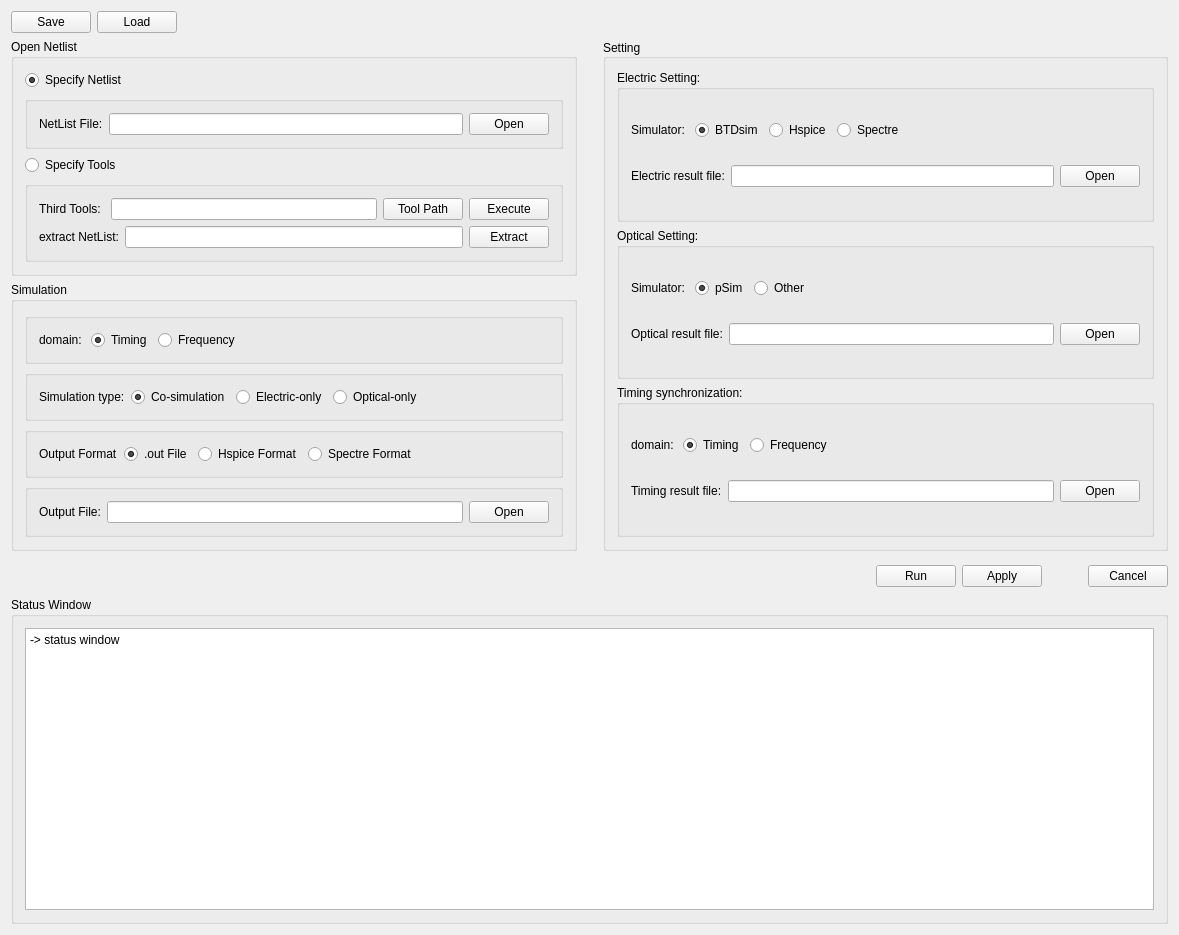
<?xml version="1.0" encoding="UTF-8"?>
<ui version="4.0">
 <class>MainWindow</class>
 <widget class="QMainWindow" name="MainWindow">
  <property name="geometry">
   <rect>
    <x>0</x>
    <y>0</y>
    <width>1179</width>
    <height>935</height>
   </rect>
  </property>
  <property name="windowTitle">
   <string>BTD Electric&amp;Optical</string>
  </property>
  <widget class="QWidget" name="centralWidget">
   <layout class="QGridLayout" name="gridLayout_11">
    <item row="0" column="0">
     <layout class="QVBoxLayout" name="verticalLayout_7">
      <item>
       <layout class="QHBoxLayout" name="horizontalLayout_2">
        <item>
         <widget class="QPushButton" name="btn_save">
          <property name="text">
           <string>Save</string>
          </property>
         </widget>
        </item>
        <item>
         <widget class="QPushButton" name="btn_Load">
          <property name="text">
           <string>Load</string>
          </property>
         </widget>
        </item>
        <item>
         <spacer name="horizontalSpacer_3">
          <property name="orientation">
           <enum>Qt::Horizontal</enum>
          </property>
          <property name="sizeHint" stdset="0">
           <size>
            <width>40</width>
            <height>20</height>
           </size>
          </property>
         </spacer>
        </item>
       </layout>
      </item>
      <item>
       <layout class="QHBoxLayout" name="horizontalLayout">
        <item>
         <layout class="QVBoxLayout" name="verticalLayout_2">
          <item>
           <widget class="QGroupBox" name="gb_openNetlist">
            <property name="minimumSize">
             <size>
              <width>0</width>
              <height>0</height>
             </size>
            </property>
            <property name="font">
             <font>
              <weight>50</weight>
              <bold>false</bold>
             </font>
            </property>
            <property name="title">
             <string>Open Netlist </string>
            </property>
            <property name="flat">
             <bool>false</bool>
            </property>
            <layout class="QGridLayout" name="gridLayout_9">
             <item row="0" column="0">
              <layout class="QHBoxLayout" name="horizontalLayout_4">
               <item>
                <widget class="QRadioButton" name="rbtn_specifyNetlist">
                 <property name="text">
                  <string>Specify Netlist</string>
                 </property>
                 <property name="checked">
                  <bool>true</bool>
                 </property>
                </widget>
               </item>
               <item>
                <spacer name="horizontalSpacer_2">
                 <property name="orientation">
                  <enum>Qt::Horizontal</enum>
                 </property>
                 <property name="sizeType">
                  <enum>QSizePolicy::Expanding</enum>
                 </property>
                 <property name="sizeHint" stdset="0">
                  <size>
                   <width>120</width>
                   <height>20</height>
                  </size>
                 </property>
                </spacer>
               </item>
              </layout>
             </item>
             <item row="1" column="0">
              <widget class="QGroupBox" name="gb_specifyNetlist">
               <property name="title">
                <string/>
               </property>
               <layout class="QGridLayout" name="gridLayout_4">
                <item row="0" column="0">
                 <layout class="QHBoxLayout" name="horizontalLayout_18">
                  <item>
                   <widget class="QLabel" name="lb_netlistFile">
                    <property name="text">
                     <string>NetList File:</string>
                    </property>
                   </widget>
                  </item>
                  <item>
                   <widget class="QLineEdit" name="ledt_openNetlist"/>
                  </item>
                  <item>
                   <widget class="QPushButton" name="btn_openNetlist">
                    <property name="text">
                     <string>Open</string>
                    </property>
                   </widget>
                  </item>
                 </layout>
                </item>
               </layout>
              </widget>
             </item>
             <item row="2" column="0">
              <layout class="QHBoxLayout" name="horizontalLayout_9">
               <item>
                <widget class="QRadioButton" name="rbtn_specifyTools">
                 <property name="text">
                  <string>Specify Tools</string>
                 </property>
                </widget>
               </item>
               <item>
                <spacer name="horizontalSpacer_5">
                 <property name="orientation">
                  <enum>Qt::Horizontal</enum>
                 </property>
                 <property name="sizeType">
                  <enum>QSizePolicy::Expanding</enum>
                 </property>
                 <property name="sizeHint" stdset="0">
                  <size>
                   <width>120</width>
                   <height>20</height>
                  </size>
                 </property>
                </spacer>
               </item>
              </layout>
             </item>
             <item row="3" column="0">
              <widget class="QGroupBox" name="gb_specifyTools">
               <property name="title">
                <string/>
               </property>
               <layout class="QGridLayout" name="gridLayout_5">
                <item row="0" column="0">
                 <layout class="QHBoxLayout" name="horizontalLayout_10">
                  <item>
                   <widget class="QLabel" name="lb_thirdTools">
                    <property name="enabled">
                     <bool>true</bool>
                    </property>
                    <property name="text">
                     <string>Third Tools: </string>
                    </property>
                   </widget>
                  </item>
                  <item>
                   <widget class="QLineEdit" name="ledt_execToolPath"/>
                  </item>
                  <item>
                   <widget class="QPushButton" name="btn_execToolBrower">
                    <property name="enabled">
                     <bool>true</bool>
                    </property>
                    <property name="text">
                     <string>Tool Path</string>
                    </property>
                   </widget>
                  </item>
                  <item>
                   <widget class="QPushButton" name="btn_execTools">
                    <property name="enabled">
                     <bool>true</bool>
                    </property>
                    <property name="text">
                     <string>Execute</string>
                    </property>
                   </widget>
                  </item>
                 </layout>
                </item>
                <item row="1" column="0">
                 <layout class="QHBoxLayout" name="horizontalLayout_6">
                  <item>
                   <widget class="QLabel" name="lb_extractNetlist">
                    <property name="enabled">
                     <bool>true</bool>
                    </property>
                    <property name="text">
                     <string>extract NetList:</string>
                    </property>
                   </widget>
                  </item>
                  <item>
                   <widget class="QLineEdit" name="ledt_extractNetlist">
                    <property name="enabled">
                     <bool>true</bool>
                    </property>
                    <property name="text">
                     <string/>
                    </property>
                   </widget>
                  </item>
                  <item>
                   <widget class="QPushButton" name="btn_extractNetlist">
                    <property name="enabled">
                     <bool>true</bool>
                    </property>
                    <property name="text">
                     <string>Extract</string>
                    </property>
                   </widget>
                  </item>
                 </layout>
                </item>
               </layout>
              </widget>
             </item>
            </layout>
           </widget>
          </item>
          <item>
           <widget class="QGroupBox" name="gb_simulation">
            <property name="font">
             <font>
              <weight>50</weight>
              <bold>false</bold>
             </font>
            </property>
            <property name="title">
             <string>Simulation</string>
            </property>
            <property name="flat">
             <bool>false</bool>
            </property>
            <layout class="QGridLayout" name="gridLayout_8">
             <item row="0" column="0">
              <widget class="QGroupBox" name="gb_simulationDomain">
               <property name="title">
                <string/>
               </property>
               <layout class="QGridLayout" name="gridLayout_7">
                <item row="0" column="0">
                 <layout class="QHBoxLayout" name="horizontalLayout_19">
                  <item>
                   <widget class="QLabel" name="lb_domain">
                    <property name="text">
                     <string>domain: </string>
                    </property>
                   </widget>
                  </item>
                  <item>
                   <widget class="QRadioButton" name="rbtn_domainTiming">
                    <property name="text">
                     <string>Timing</string>
                    </property>
                    <property name="checked">
                     <bool>true</bool>
                    </property>
                   </widget>
                  </item>
                  <item>
                   <widget class="QRadioButton" name="rbtn_domainFrequency">
                    <property name="text">
                     <string>Frequency</string>
                    </property>
                   </widget>
                  </item>
                  <item>
                   <spacer name="horizontalSpacer_11">
                    <property name="orientation">
                     <enum>Qt::Horizontal</enum>
                    </property>
                    <property name="sizeType">
                     <enum>QSizePolicy::Expanding</enum>
                    </property>
                    <property name="sizeHint" stdset="0">
                     <size>
                      <width>120</width>
                      <height>20</height>
                     </size>
                    </property>
                   </spacer>
                  </item>
                 </layout>
                </item>
               </layout>
              </widget>
             </item>
             <item row="1" column="0">
              <widget class="QGroupBox" name="gb_simulationType">
               <property name="title">
                <string/>
               </property>
               <layout class="QGridLayout" name="gridLayout">
                <item row="0" column="0">
                 <layout class="QHBoxLayout" name="horizontalLayout_15">
                  <item>
                   <widget class="QLabel" name="lb_simulationType">
                    <property name="text">
                     <string>Simulation type:</string>
                    </property>
                   </widget>
                  </item>
                  <item>
                   <widget class="QRadioButton" name="rbtn_simulTypeCoSimule">
                    <property name="text">
                     <string>Co-simulation</string>
                    </property>
                    <property name="checked">
                     <bool>true</bool>
                    </property>
                   </widget>
                  </item>
                  <item>
                   <widget class="QRadioButton" name="rbtn_simuTypeElectOnly">
                    <property name="text">
                     <string>Electric-only</string>
                    </property>
                   </widget>
                  </item>
                  <item>
                   <widget class="QRadioButton" name="rbtn_simuTypeOpticalOnly">
                    <property name="text">
                     <string>Optical-only</string>
                    </property>
                   </widget>
                  </item>
                  <item>
                   <spacer name="horizontalSpacer_10">
                    <property name="orientation">
                     <enum>Qt::Horizontal</enum>
                    </property>
                    <property name="sizeType">
                     <enum>QSizePolicy::Expanding</enum>
                    </property>
                    <property name="sizeHint" stdset="0">
                     <size>
                      <width>120</width>
                      <height>20</height>
                     </size>
                    </property>
                   </spacer>
                  </item>
                 </layout>
                </item>
               </layout>
              </widget>
             </item>
             <item row="2" column="0">
              <widget class="QGroupBox" name="gb_outformat">
               <property name="title">
                <string/>
               </property>
               <layout class="QGridLayout" name="gridLayout_2">
                <item row="0" column="0">
                 <layout class="QHBoxLayout" name="horizontalLayout_8">
                  <item>
                   <widget class="QLabel" name="lb_outputFormat">
                    <property name="text">
                     <string>Output Format</string>
                    </property>
                   </widget>
                  </item>
                  <item>
                   <widget class="QRadioButton" name="rbtn_outFileFormat">
                    <property name="text">
                     <string>.out File</string>
                    </property>
                    <property name="checked">
                     <bool>true</bool>
                    </property>
                   </widget>
                  </item>
                  <item>
                   <widget class="QRadioButton" name="rbtn_hspiceFormat">
                    <property name="text">
                     <string>Hspice Format</string>
                    </property>
                   </widget>
                  </item>
                  <item>
                   <widget class="QRadioButton" name="rbtn_spectreFormat">
                    <property name="text">
                     <string>Spectre Format</string>
                    </property>
                   </widget>
                  </item>
                  <item>
                   <spacer name="horizontalSpacer_4">
                    <property name="orientation">
                     <enum>Qt::Horizontal</enum>
                    </property>
                    <property name="sizeType">
                     <enum>QSizePolicy::Expanding</enum>
                    </property>
                    <property name="sizeHint" stdset="0">
                     <size>
                      <width>120</width>
                      <height>20</height>
                     </size>
                    </property>
                   </spacer>
                  </item>
                 </layout>
                </item>
               </layout>
              </widget>
             </item>
             <item row="3" column="0">
              <widget class="QGroupBox" name="gb_outputfile">
               <property name="title">
                <string/>
               </property>
               <layout class="QGridLayout" name="gridLayout_3">
                <item row="0" column="0">
                 <layout class="QHBoxLayout" name="horizontalLayout_3">
                  <item>
                   <widget class="QLabel" name="lb_outputFile">
                    <property name="text">
                     <string>Output File:</string>
                    </property>
                   </widget>
                  </item>
                  <item>
                   <widget class="QLineEdit" name="ledt_outputFile"/>
                  </item>
                  <item>
                   <widget class="QPushButton" name="btn_outputFile">
                    <property name="text">
                     <string>Open</string>
                    </property>
                   </widget>
                  </item>
                 </layout>
                </item>
               </layout>
              </widget>
             </item>
            </layout>
           </widget>
          </item>
         </layout>
        </item>
        <item>
         <spacer name="horizontalSpacer_12">
          <property name="orientation">
           <enum>Qt::Horizontal</enum>
          </property>
          <property name="sizeType">
           <enum>QSizePolicy::Fixed</enum>
          </property>
          <property name="sizeHint" stdset="0">
           <size>
            <width>20</width>
            <height>20</height>
           </size>
          </property>
         </spacer>
        </item>
        <item>
         <layout class="QVBoxLayout" name="verticalLayout">
          <item>
           <widget class="QGroupBox" name="gb_settings">
            <property name="sizePolicy">
             <sizepolicy hsizetype="Expanding" vsizetype="Expanding">
              <horstretch>0</horstretch>
              <verstretch>0</verstretch>
             </sizepolicy>
            </property>
            <property name="minimumSize">
             <size>
              <width>0</width>
              <height>0</height>
             </size>
            </property>
            <property name="font">
             <font>
              <weight>50</weight>
              <bold>false</bold>
             </font>
            </property>
            <property name="title">
             <string>Setting</string>
            </property>
            <property name="alignment">
             <set>Qt::AlignLeading|Qt::AlignLeft|Qt::AlignVCenter</set>
            </property>
            <layout class="QGridLayout" name="gridLayout_10">
             <item row="1" column="0">
              <widget class="QGroupBox" name="groupBox_6">
               <property name="title">
                <string>Optical Setting: </string>
               </property>
               <layout class="QVBoxLayout" name="verticalLayout_4">
                <item>
                 <layout class="QHBoxLayout" name="horizontalLayout_12">
                  <item>
                   <widget class="QLabel" name="lb_opticalSetSimulator">
                    <property name="text">
                     <string>Simulator: </string>
                    </property>
                   </widget>
                  </item>
                  <item>
                   <widget class="QRadioButton" name="rbtn_opticalSetSimulatorPsim">
                    <property name="text">
                     <string>pSim</string>
                    </property>
                    <property name="checked">
                     <bool>true</bool>
                    </property>
                   </widget>
                  </item>
                  <item>
                   <widget class="QRadioButton" name="rbtn_opticalSetSimulatorOther">
                    <property name="text">
                     <string>Other</string>
                    </property>
                   </widget>
                  </item>
                  <item>
                   <spacer name="horizontalSpacer_8">
                    <property name="orientation">
                     <enum>Qt::Horizontal</enum>
                    </property>
                    <property name="sizeType">
                     <enum>QSizePolicy::Expanding</enum>
                    </property>
                    <property name="sizeHint" stdset="0">
                     <size>
                      <width>120</width>
                      <height>20</height>
                     </size>
                    </property>
                   </spacer>
                  </item>
                 </layout>
                </item>
                <item>
                 <layout class="QHBoxLayout" name="horizontalLayout_16">
                  <item>
                   <widget class="QLabel" name="lb_opticalResFile">
                    <property name="text">
                     <string>Optical result file:</string>
                    </property>
                   </widget>
                  </item>
                  <item>
                   <widget class="QLineEdit" name="ledt_opticalResFile"/>
                  </item>
                  <item>
                   <widget class="QPushButton" name="btn_opticalResFileOpen">
                    <property name="text">
                     <string>Open</string>
                    </property>
                   </widget>
                  </item>
                 </layout>
                </item>
               </layout>
              </widget>
             </item>
             <item row="0" column="0">
              <widget class="QGroupBox" name="groupBox_5">
               <property name="minimumSize">
                <size>
                 <width>300</width>
                 <height>0</height>
                </size>
               </property>
               <property name="title">
                <string>Electric Setting: </string>
               </property>
               <layout class="QVBoxLayout" name="verticalLayout_3">
                <item>
                 <layout class="QHBoxLayout" name="horizontalLayout_11">
                  <item>
                   <widget class="QLabel" name="lb_setElectricSimulator">
                    <property name="text">
                     <string>Simulator: </string>
                    </property>
                   </widget>
                  </item>
                  <item>
                   <widget class="QRadioButton" name="rbtn_BTDsim">
                    <property name="text">
                     <string>BTDsim</string>
                    </property>
                    <property name="checked">
                     <bool>true</bool>
                    </property>
                   </widget>
                  </item>
                  <item>
                   <widget class="QRadioButton" name="rbtn_Hspice">
                    <property name="text">
                     <string>Hspice</string>
                    </property>
                   </widget>
                  </item>
                  <item>
                   <widget class="QRadioButton" name="rbtn_Spectre">
                    <property name="text">
                     <string>Spectre</string>
                    </property>
                   </widget>
                  </item>
                  <item>
                   <spacer name="horizontalSpacer_6">
                    <property name="orientation">
                     <enum>Qt::Horizontal</enum>
                    </property>
                    <property name="sizeType">
                     <enum>QSizePolicy::Expanding</enum>
                    </property>
                    <property name="sizeHint" stdset="0">
                     <size>
                      <width>120</width>
                      <height>20</height>
                     </size>
                    </property>
                   </spacer>
                  </item>
                 </layout>
                </item>
                <item>
                 <layout class="QHBoxLayout" name="horizontalLayout_14">
                  <item>
                   <widget class="QLabel" name="lb_electricResFile">
                    <property name="text">
                     <string>Electric result file:</string>
                    </property>
                   </widget>
                  </item>
                  <item>
                   <widget class="QLineEdit" name="ledt_electricResFile">
                    <property name="minimumSize">
                     <size>
                      <width>0</width>
                      <height>0</height>
                     </size>
                    </property>
                   </widget>
                  </item>
                  <item>
                   <widget class="QPushButton" name="btn_electricResFileOpen">
                    <property name="text">
                     <string>Open</string>
                    </property>
                   </widget>
                  </item>
                 </layout>
                </item>
               </layout>
              </widget>
             </item>
             <item row="2" column="0">
              <widget class="QGroupBox" name="groupBox_7">
               <property name="title">
                <string>Timing synchronization:</string>
               </property>
               <layout class="QVBoxLayout" name="verticalLayout_5">
                <item>
                 <layout class="QHBoxLayout" name="horizontalLayout_13">
                  <item>
                   <widget class="QLabel" name="lb_timeSyncDomain">
                    <property name="text">
                     <string>domain: </string>
                    </property>
                   </widget>
                  </item>
                  <item>
                   <widget class="QRadioButton" name="rbtn_timeSyncDomainTiming">
                    <property name="text">
                     <string>Timing</string>
                    </property>
                    <property name="checked">
                     <bool>true</bool>
                    </property>
                   </widget>
                  </item>
                  <item>
                   <widget class="QRadioButton" name="rbtn_timeSyncDomainFrequen">
                    <property name="text">
                     <string>Frequency</string>
                    </property>
                   </widget>
                  </item>
                  <item>
                   <spacer name="horizontalSpacer_9">
                    <property name="orientation">
                     <enum>Qt::Horizontal</enum>
                    </property>
                    <property name="sizeType">
                     <enum>QSizePolicy::Expanding</enum>
                    </property>
                    <property name="sizeHint" stdset="0">
                     <size>
                      <width>120</width>
                      <height>20</height>
                     </size>
                    </property>
                   </spacer>
                  </item>
                 </layout>
                </item>
                <item>
                 <layout class="QHBoxLayout" name="horizontalLayout_17">
                  <item>
                   <widget class="QLabel" name="lb_timeSyncDomainResFile">
                    <property name="text">
                     <string>Timing result file:</string>
                    </property>
                   </widget>
                  </item>
                  <item>
                   <widget class="QLineEdit" name="ledt_timeSyncDomainResFile"/>
                  </item>
                  <item>
                   <widget class="QPushButton" name="btn_timeSyncDomainResFileOpen">
                    <property name="text">
                     <string>Open</string>
                    </property>
                   </widget>
                  </item>
                 </layout>
                </item>
               </layout>
              </widget>
             </item>
            </layout>
           </widget>
          </item>
         </layout>
        </item>
       </layout>
      </item>
      <item>
       <spacer name="verticalSpacer">
        <property name="orientation">
         <enum>Qt::Vertical</enum>
        </property>
        <property name="sizeType">
         <enum>QSizePolicy::Fixed</enum>
        </property>
        <property name="sizeHint" stdset="0">
         <size>
          <width>20</width>
          <height>8</height>
         </size>
        </property>
       </spacer>
      </item>
      <item>
       <layout class="QHBoxLayout" name="horizontalLayout_5">
        <item>
         <spacer name="horizontalSpacer_7">
          <property name="orientation">
           <enum>Qt::Horizontal</enum>
          </property>
          <property name="sizeType">
           <enum>QSizePolicy::MinimumExpanding</enum>
          </property>
          <property name="sizeHint" stdset="0">
           <size>
            <width>40</width>
            <height>20</height>
           </size>
          </property>
         </spacer>
        </item>
        <item>
         <widget class="QPushButton" name="btn_run">
          <property name="text">
           <string>Run</string>
          </property>
         </widget>
        </item>
        <item>
         <widget class="QPushButton" name="btn_apply">
          <property name="text">
           <string>Apply</string>
          </property>
         </widget>
        </item>
        <item>
         <spacer name="horizontalSpacer">
          <property name="orientation">
           <enum>Qt::Horizontal</enum>
          </property>
          <property name="sizeType">
           <enum>QSizePolicy::Minimum</enum>
          </property>
          <property name="sizeHint" stdset="0">
           <size>
            <width>40</width>
            <height>20</height>
           </size>
          </property>
         </spacer>
        </item>
        <item>
         <widget class="QPushButton" name="btn_cancel">
          <property name="text">
           <string>Cancel</string>
          </property>
         </widget>
        </item>
       </layout>
      </item>
      <item>
       <spacer name="verticalSpacer_2">
        <property name="orientation">
         <enum>Qt::Vertical</enum>
        </property>
        <property name="sizeType">
         <enum>QSizePolicy::Fixed</enum>
        </property>
        <property name="sizeHint" stdset="0">
         <size>
          <width>20</width>
          <height>4</height>
         </size>
        </property>
       </spacer>
      </item>
      <item>
       <layout class="QVBoxLayout" name="verticalLayout_6">
        <item>
         <widget class="QGroupBox" name="groupBox">
          <property name="title">
           <string>Status Window</string>
          </property>
          <layout class="QGridLayout" name="gridLayout_6">
           <item row="0" column="0">
            <widget class="QPlainTextEdit" name="txedt_msg">
             <property name="plainText">
              <string>-&gt; status window</string>
             </property>
            </widget>
           </item>
          </layout>
         </widget>
        </item>
       </layout>
      </item>
     </layout>
    </item>
   </layout>
  </widget>
 </widget>
 <layoutdefault spacing="6" margin="11"/>
 <resources/>
 <connections/>
</ui>
